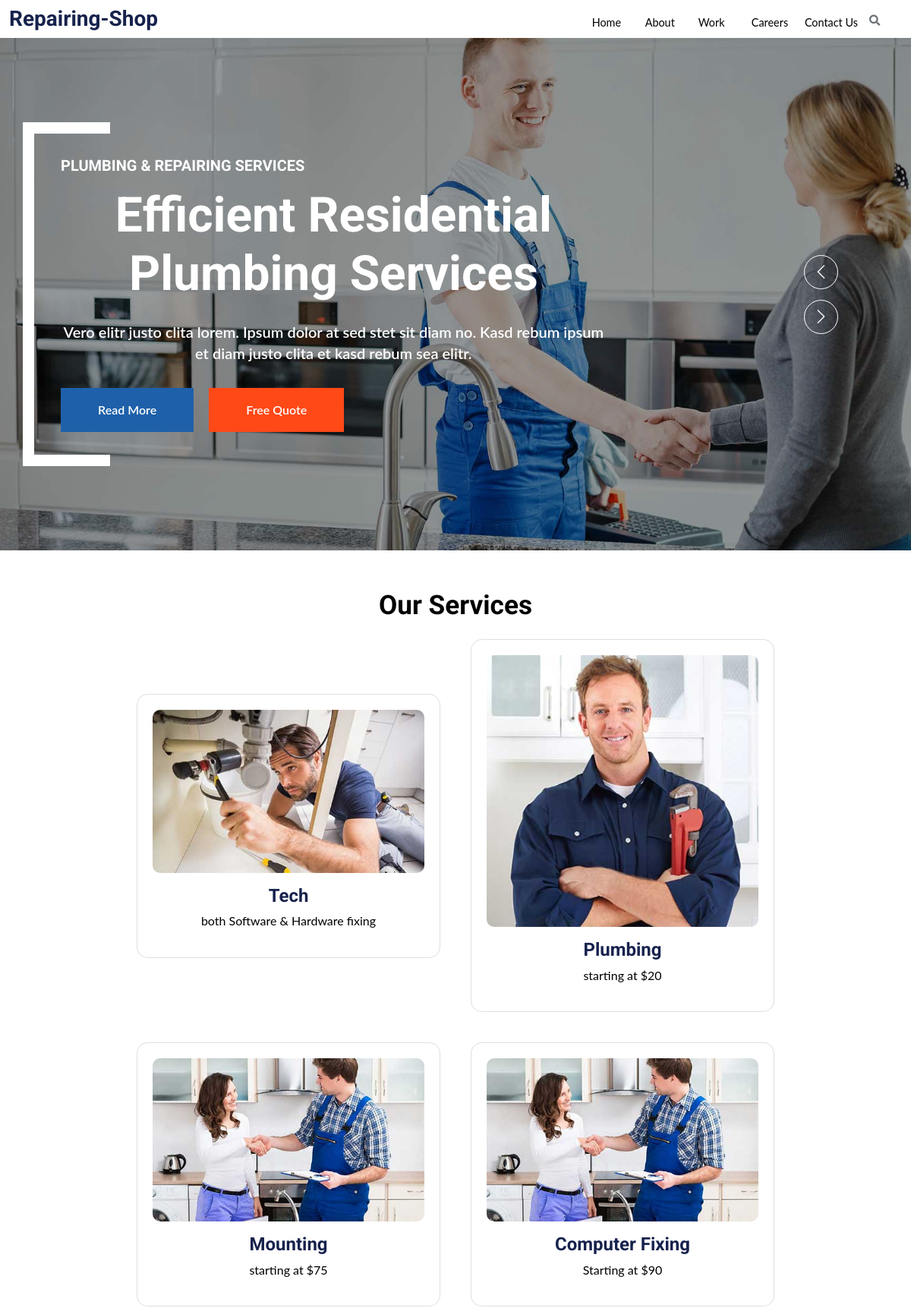
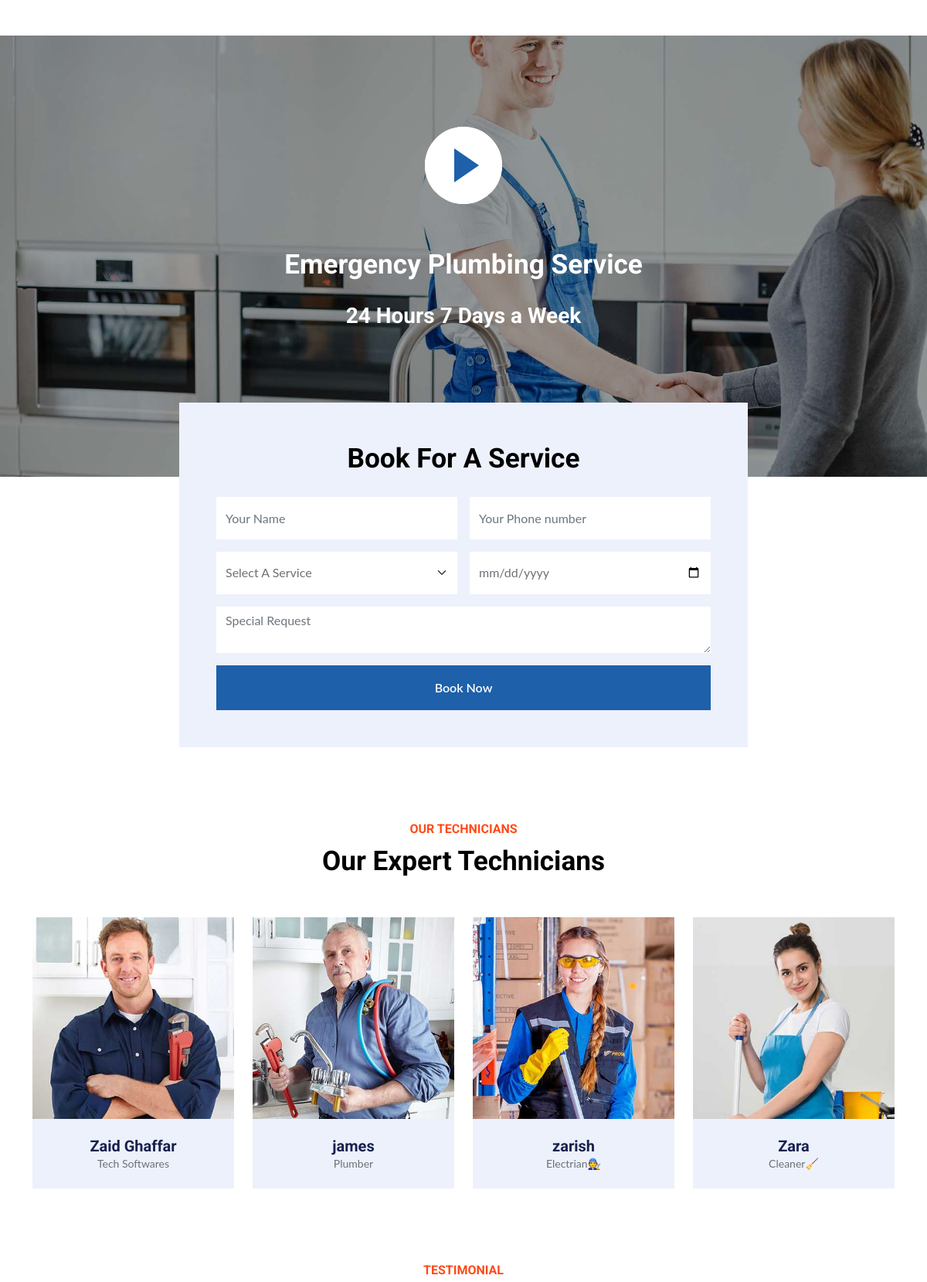
The page /Playground/hello/ (upper part) on the database its author committed (2 pictures, top to bottom).
### Playground/models.py (models this page shows, shortened)
class MainServices(models.Model):
    name = models.CharField(max_length=200)
    description = models.TextField()
    image = models.ImageField(upload_to='product_images/')

class OUR_TECHNICIANS(models.Model):
    name = models.CharField(max_length=200)
    description = models.TextField()
    image = models.ImageField(upload_to='product_images/')

### Playground/views.py (the view)
# urls.py: path("hello/",views.product_list),
def product_list(request):
    main_services = MainServices.objects.all()
    our_technicians = OUR_TECHNICIANS.objects.all()
    clients_reviews = Clients_reviews.objects.all()
    if request.method == 'POST':
        form = ServiceRequestForm(request.POST)
        if form.is_valid():
            form.save()
            return redirect('success')
    else:
        form = ServiceRequestForm()
    return render(request, 'index.html',{'main_services': main_services,'our_technicians':our_technicians,'clients_reviews':clients_reviews,'form':form})

### Playground/forms.py
class ServiceRequestForm(forms.ModelForm):
    class Meta:
        model = ServiceRequest
        fields = ['name', 'phone_number', 'service', 'service_date', 'request']
    service_choices = [
        ('Tech', 'Tech'),
        ('Plumbing', 'Plumbing'),
        ('Carpenters', 'Carpenters'),
        ('Computer Fixing', 'Computer Fixing'),
        ('Mounting', 'Mounting'),
        ('fitness Trainer','fitness Trainer'),
        ('Software Fixing','Software Fixing'),
        ('Software building','Software Building'),
        ('Electrcian','Electrcian'),
        ('Install Equipments''Install Equipments'),
        ('Fix Equipments','Fix Equipments')
    ]
    service = forms.ChoiceField(choices=service_choices)

### Playground/templates/index.html (shortened to what this page needs)
{% load static %}
<!DOCTYPE html>
<html lang="en">
<head>
        <link href="https://cdnjs.cloudflare.com/ajax/libs/font-awesome/5.10.0/css/all.min.css" rel="stylesheet">
        <link href="https://cdn.jsdelivr.net/npm/bootstrap-icons@1.4.1/font/bootstrap-icons.css" rel="stylesheet">
        <link href="{% static 'lib/animate/animate.min.css' %}" rel="stylesheet">
        <link href="{% static 'lib/owlcarousel/assets/owl.carousel.min.css' %}" rel="stylesheet">
        <link href="{% static 'lib/tempusdominus/css/tempusdominus-bootstrap-4.min.css' %}" rel="stylesheet" />
        <link href="{% static 'css/bootstrap.min.css' %}" rel="stylesheet">
        <link href="{% static 'css/style.css' %}" rel="stylesheet">
</head>
<body>
   {%block content%}
    <div class="page-wrapper">
        <div class="nav-wrapper">
         <nav class="navbar">
           <h3>Repairing-Shop</h3>
           <ul class="nav no-search">
             <li class="nav-item"><a href="#">Home</a></li>
             <li class="nav-item"><a href="#">About</a></li>
             <li class="nav-item"><a href="#">Work</a></li>
             <li class="nav-item"><a href="#">Careers</a></li>
             <li class="nav-item"><a href="#">Contact Us</a></li>
             <i class="fas fa-search" id="search-icon"></i>
           </ul>
         </nav>
         </div>
       </div>
<div class="container-fluid p-0 mb-5">
    <div class="owl-carousel header-carousel position-relative">
        <div class="owl-carousel-item position-relative">
            <img class="img-fluid" src="{% static 'img/carousel-1.jpg' %}" alt="Carousel 1">
            <div class="position-absolute top-0 start-0 w-100 h-100 d-flex align-items-center" style="background: rgba(0, 0, 0, .4);">
                <div class="container">
                    <div class="row justify-content-start">
                        <div class="col-10 col-lg-8">
                            <h5 class="text-white text-uppercase mb-3 animated slideInDown">Plumbing & Repairing Services</h5>
                            <h1 class="display-3 text-white animated slideInDown mb-4">Efficient Residential Plumbing Services</h1>
                            <p class="fs-5 fw-medium text-white mb-4 pb-2">Vero elitr justo clita lorem. Ipsum dolor at sed stet sit diam no. Kasd rebum ipsum et diam justo clita et kasd rebum sea elitr.</p>
                            <a href="" class="btn btn-primary py-md-3 px-md-5 me-3 animated slideInLeft">Read More</a>
                            <a href="" class="btn btn-secondary py-md-3 px-md-5 animated slideInRight">Free Quote</a>
                        </div>
                    </div>
                </div>
            </div>
        </div>
    </div>
</div>
<section class="Service">
    <div class="header-Service">
        <h1>Our Services</h1>
    </div>
    <div class="box-container">
        {% for service in main_services %}
        <a href="/Playground/services/" class="card">
                <figure  class="card-image">
                    <img src="{{service.image.url}}" alt="Carousel 1" />
                </figure>
                <h4>{{service.name}}</h4>
                <p>{{service.description}}</p>
            </a>
            {% endfor %}
    </div>
</section>
{% endblock %}
<div class="container-fluid my-5 px-0">
    <div class="video wow fadeInUp" data-wow-delay="0.1s">
        <button type="button" class="btn-play" data-bs-toggle="modal" data-src="https://www.youtube.com/embed/DWRcNpR6Kdc" data-bs-target="#videoModal">
            <span></span>
        </button>
        <h1 class="text-white mb-4">Emergency Plumbing Service</h1>
        <h3 class="text-white mb-0">24 Hours 7 Days a Week</h3>
    </div>
    <div class="container position-relative wow fadeInUp" data-wow-delay="0.1s" style="margin-top: -6rem;">
        <div class="row justify-content-center">
            <div class="col-lg-8">
                <div class="bg-light text-center p-5">
                    <h1 style="color:black;" class="mb-4">Book For A Service</h1>
                    <form method="post">
                        <div class="row g-3">
                            <div class="col-12 col-sm-6">
                                <input type="text" name="name" class="form-control border-0" placeholder="Your Name" style="height: 55px;" required>
                            </div>
                            <div class="col-12 col-sm-6">
                                <input type="text" name="phone_number" class="form-control border-0" placeholder="Your Phone number" style="height: 55px;" required>
                            </div>
                            <div class="col-12 col-sm-6">
                                <select name="service" class="form-select border-0" style="height: 55px;" required>
                                    <option selected disabled>Select A Service</option>
                                </select>
                            </div>
                            <div class="col-12 col-sm-6">
                                <div class="date" id="date1" data-target-input="nearest">
                                    <input type="date" name="service_date" class="form-control border-0 datetimepicker-input" placeholder="Service Date" data-target="#date1" data-toggle="datetimepicker" style="height: 55px;" required>
                                </div>
                            </div>
                            <div class="col-12">
                                <textarea name="request" class="form-control border-0" placeholder="Special Request"></textarea>
                            </div>
                            <div class="col-12">
                                <button class="btn btn-primary w-100 py-3" type="submit">Book Now</button>
                            </div>
                        </div>
                    </form>
                </div>
            </div>
        </div>
    </div>
</div>
  {% block team %}
    <div class="container-xxl py-5">
        <div class="container">
            <div class="text-center wow fadeInUp" data-wow-delay="0.1s">
                <h6 class="text-secondary text-uppercase">Our Technicians</h6>
                <h1 style="color:black;" class="mb-5">Our Expert Technicians</h1>
            </div>
            <div class="row g-4">
                {%for tech in our_technicians %}
                <div class="col-lg-3 col-md-6 wow fadeInUp" data-wow-delay="0.1s">
                    <div class="team-item">
                        <div class="position-relative overflow-hidden">
                            <img class="img-fluid" src="{{tech.image.url}}" alt="">
                        </div>
                        <div class="team-text">
                            <div class="bg-light">
                                <h5 class="fw-bold mb-0">{{tech.name}}</h5>
                                <small>{{tech.description}}</small>
                            </div>
                        </div>
                    </div>
                </div>
                {% endfor %}
            </div>
        </div>
    </div>
   {% endblock %}
    <div class="container-xxl py-5 wow fadeInUp" data-wow-delay="0.1s">
        <div class="container">
            <div class="text-center">
                <h6 class="text-secondary text-uppercase">Testimonial</h6>
            </div>
        </div>
    </div>
</html>

### Playground/static/css/style.css (style rules this page uses)
:root { --primary: #1E60AA; --secondary: #FF4917; --light: #EDF1FC; --dark: #17224D; }
* { margin: 0; padding: 0; box-sizing: border-box; font-family: 'Lato', 'Arial', sans-serif; }
body,html { height: 100vh; width: 100vw; }
h1, p { text-align: center; line-height: 1.4; }
h1 { font-size: 2.2rem; }
.page-wrapper { width: 100%; height: auto; }
.nav-wrapper { width: 100%; position: -webkit-sticky; position: sticky; top: 0; background-color: #fff; }
.navbar { display: grid; grid-template-columns: 1fr 3fr; align-items: center; height: 50px; overflow: hidden; }
.navbar ul { list-style: none; display: grid; grid-template-columns: repeat(6,1fr); justify-self: end; }
.nav-item a { color: #000; font-size: 0.9rem; font-weight: 400; text-decoration: none; transition: color 0.3s ease-out; }
#search-icon { font-size: 0.9rem; margin-top: 3px; margin-left: 15px; transition: color 0.3s ease-out; }
.no-search { transform: translate(0); transition: transform 0.7s ease-in-out; }
input { border: 0; border-left: 1px solid #ccc; border-radius: 0; outline: 0; padding: 5px; }
.navbar h3 { padding: 0% 4%; }
.fw-medium { font-weight: 600 !important; }
.btn { font-weight: 600; transition: .5s; }
.btn.btn-primary, .btn.btn-secondary { color: #FFFFFF; }
.Service { width: 100vw; }
.header-Service h1 { text-align: center; color: #000; }
img { max-width: 100%; }
.box-container { margin-top: 20px; gap: 40px; display: flex; flex-wrap: wrap; align-items: center; justify-content: center; }
.card p { color: #000000; }
.card-image { border-radius: 10px; overflow: hidden; }
.text-white { color: #ffffff; }
.text-secondary { color: #6c757d; }
.header-carousel .container, .page-header .container { position: relative; padding: 45px 0 45px 35px; border-left: 15px solid #FFFFFF; }
.header-carousel .container::before, .header-carousel .container::after, .page-header .container::before, .page-header .container::after { position: absolute; content: ""; top: 0; left: 0; width: 100px; height: 15px; background: #FFFFFF; }
.header-carousel .container::after, .page-header .container::after { top: 100%; margin-top: -15px; }
.video { position: relative; padding: 8rem 0 12rem 0; background: linear-gradient(rgba(0, 0, 0, .4), rgba(0, 0, 0, .4)), url(../img/carousel-1.jpg) center center no-repeat; background-size: cover; display: flex; flex-direction: column; align-items: center; justify-content: center; }
.video .btn-play { position: relative; box-sizing: content-box; display: block; width: 32px; height: 44px; border-radius: 50%; border: none; outline: none; padding: 18px 20px 18px 28px; margin-bottom: 4rem; }
.video .btn-play:before { content: ""; position: absolute; z-index: 0; left: 50%; top: 50%; transform: translateX(-50%) translateY(-50%); display: block; width: 100px; height: 100px; background: #FFFFFF; border-radius: 50%; animation: pulse-border 1500ms ease-out infinite; }
.video .btn-play:after { content: ""; position: absolute; z-index: 1; left: 50%; top: 50%; transform: translateX(-50%) translateY(-50%); display: block; width: 100px; height: 100px; background: #FFFFFF; border-radius: 50%; transition: all 200ms; }
.video .btn-play span { display: block; position: relative; z-index: 3; width: 0; height: 0; border-left: 32px solid var(--primary); border-top: 22px solid transparent; border-bottom: 22px solid transparent; }
.team-item img { transition: .5s; }
.team-item .team-text { height: 90px; overflow: hidden; }
.team-item .team-text .bg-light, .team-item .team-text .bg-primary { position: relative; height: 90px; display: flex; align-items: center; justify-content: center; flex-direction: column; transition: .5s; }

### rows shown on the page
MainServices: image (picture), name "Tech", description "both Software & Hardware fixing"
MainServices: image (picture), name "Plumbing", description "starting at $20"
MainServices: image (picture), name "Mounting", description "starting at $75"
MainServices: image (picture), name "Computer Fixing", description "Starting at $90"
OUR_TECHNICIANS: image (picture), name "Zaid Ghaffar", description "Tech Softwares"
OUR_TECHNICIANS: image (picture), name "james", description "Plumber"
OUR_TECHNICIANS: image (picture), name "zarish", description "Electrian🧑‍🔧"
OUR_TECHNICIANS: image (picture), name "Zara", description "Cleaner🧹"
